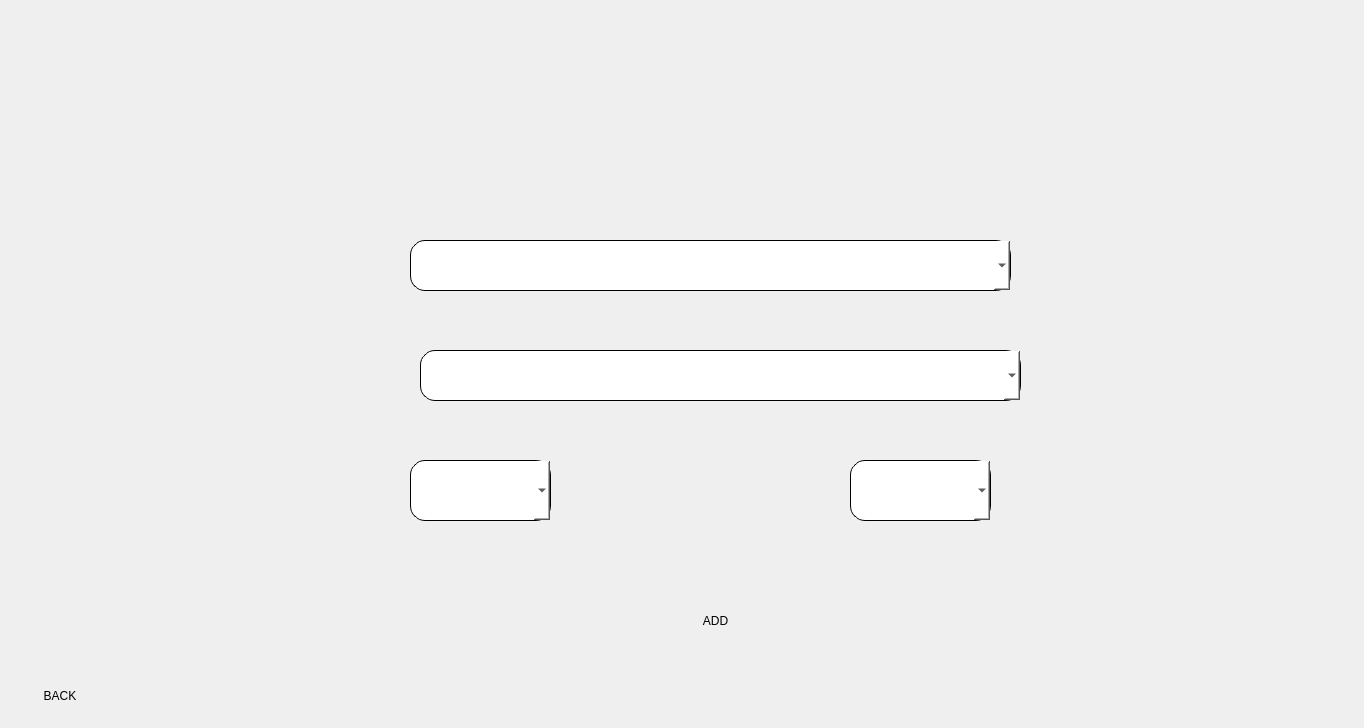
<?xml version="1.0" encoding="UTF-8"?>
<ui version="4.0">
 <class>manageGrades</class>
 <widget class="QDialog" name="manageGrades">
  <property name="geometry">
   <rect>
    <x>0</x>
    <y>0</y>
    <width>1364</width>
    <height>728</height>
   </rect>
  </property>
  <property name="windowTitle">
   <string>Dialog</string>
  </property>
  <property name="styleSheet">
   <string notr="true">background-image: url(:/imgs/images/6.jpg);</string>
  </property>
  <widget class="QPushButton" name="addGradeBtn">
   <property name="geometry">
    <rect>
     <x>640</x>
     <y>590</y>
     <width>151</width>
     <height>61</height>
    </rect>
   </property>
   <property name="styleSheet">
    <string notr="true">background-image: url(:/imgs/images/white.jpg);
font: 350 18pt &quot;Segoe UI&quot;;
color:black;
border:none;
border-radius:15%;</string>
   </property>
   <property name="text">
    <string>ADD</string>
   </property>
  </widget>
  <widget class="QComboBox" name="courseNameCmb">
   <property name="geometry">
    <rect>
     <x>420</x>
     <y>350</y>
     <width>601</width>
     <height>51</height>
    </rect>
   </property>
   <property name="styleSheet">
    <string notr="true">background-color: rgb(255, 255, 255);
background-image: url(:/imgs/images/white.jpg);
font: 18pt &quot;Segoe UI&quot;;
border:1px solid black;
border-radius:15%;
color:black;</string>
   </property>
  </widget>
  <widget class="QComboBox" name="studIdCmb">
   <property name="geometry">
    <rect>
     <x>410</x>
     <y>240</y>
     <width>601</width>
     <height>51</height>
    </rect>
   </property>
   <property name="styleSheet">
    <string notr="true">background-color: rgb(255, 255, 255);
background-image: url(:/imgs/images/white.jpg);
font: 18pt &quot;Segoe UI&quot;;
border:1px solid black;
border-radius:15%;
color:black;</string>
   </property>
  </widget>
  <widget class="QComboBox" name="gradeCmb">
   <property name="geometry">
    <rect>
     <x>410</x>
     <y>460</y>
     <width>141</width>
     <height>61</height>
    </rect>
   </property>
   <property name="styleSheet">
    <string notr="true">background-color: rgb(255, 255, 255);
background-image: url(:/imgs/images/white.jpg);
font: 18pt &quot;Segoe UI&quot;;
border:1px solid black;
border-radius:15%;
color:black;</string>
   </property>
  </widget>
  <widget class="QPushButton" name="backBtn">
   <property name="geometry">
    <rect>
     <x>20</x>
     <y>680</y>
     <width>80</width>
     <height>31</height>
    </rect>
   </property>
   <property name="styleSheet">
    <string notr="true">background-image: url(:/imgs/images/white.jpg);
color:black;
border:none;
font: 18pt &quot;Segoe UI&quot;;
border-radius:15%;
</string>
   </property>
   <property name="text">
    <string>BACK</string>
   </property>
  </widget>
  <widget class="QComboBox" name="semesterCmb">
   <property name="geometry">
    <rect>
     <x>850</x>
     <y>460</y>
     <width>141</width>
     <height>61</height>
    </rect>
   </property>
   <property name="styleSheet">
    <string notr="true">background-color: rgb(255, 255, 255);
background-image: url(:/imgs/images/white.jpg);
font: 18pt &quot;Segoe UI&quot;;
border:1px solid black;
border-radius:15%;
color:black;</string>
   </property>
  </widget>
 </widget>
 <resources/>
 <connections/>
</ui>
